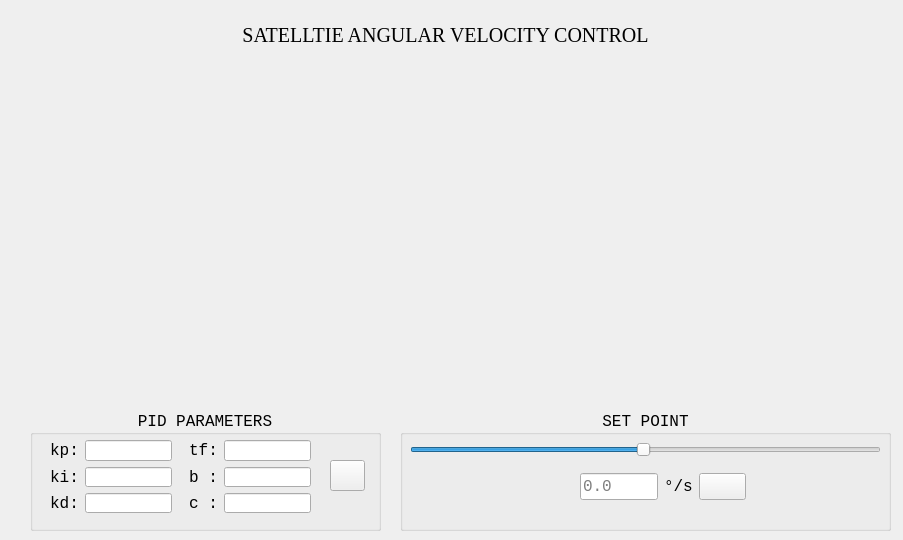
    <widget class="QWidget" name="tab">
     <attribute name="title">
      <string>Satellite Rate</string>
     </attribute>
     <widget class="QCustomPlot" name="widget_plot_sat_rate" native="true">
      <property name="geometry">
       <rect>
        <x>30</x>
        <y>70</y>
        <width>861</width>
        <height>311</height>
       </rect>
      </property>
     </widget>
     <widget class="QGroupBox" name="groupBox_18">
      <property name="geometry">
       <rect>
        <x>400</x>
        <y>410</y>
        <width>491</width>
        <height>121</height>
       </rect>
      </property>
      <property name="font">
       <font>
        <family>Courier New</family>
        <pointsize>12</pointsize>
        <bold>false</bold>
       </font>
      </property>
      <property name="title">
       <string>SET POINT</string>
      </property>
      <property name="alignment">
       <set>Qt::AlignmentFlag::AlignCenter</set>
      </property>
      <widget class="QSlider" name="hslider_satrate">
       <property name="geometry">
        <rect>
         <x>10</x>
         <y>30</y>
         <width>471</width>
         <height>20</height>
        </rect>
       </property>
       <property name="sliderPosition">
        <number>49</number>
       </property>
       <property name="orientation">
        <enum>Qt::Orientation::Horizontal</enum>
       </property>
      </widget>
      <widget class="QWidget" name="layoutWidget_18">
       <property name="geometry">
        <rect>
         <x>180</x>
         <y>60</y>
         <width>166</width>
         <height>33</height>
        </rect>
       </property>
       <layout class="QHBoxLayout" name="horizontalLayout_46">
        <item>
         <layout class="QHBoxLayout" name="horizontalLayout_47">
          <item>
           <widget class="QLineEdit" name="lineEdit_satrate">
            <property name="placeholderText">
             <string>0.0</string>
            </property>
           </widget>
          </item>
          <item>
           <widget class="QLabel" name="label_90">
            <property name="font">
             <font>
              <family>Courier New</family>
              <pointsize>12</pointsize>
              <bold>false</bold>
             </font>
            </property>
            <property name="text">
             <string>°/s</string>
            </property>
           </widget>
          </item>
         </layout>
        </item>
        <item>
         <widget class="QPushButton" name="push_power_11">
          <property name="cursor">
           <cursorShape>PointingHandCursor</cursorShape>
          </property>
          <property name="text">
           <string/>
          </property>
          <property name="icon">
           <iconset resource="resources.qrc">
            <normaloff>:/icons/assets/send.png</normaloff>:/icons/assets/send.png</iconset>
          </property>
          <property name="iconSize">
           <size>
            <width>25</width>
            <height>25</height>
           </size>
          </property>
         </widget>
        </item>
       </layout>
      </widget>
     </widget>
     <widget class="QGroupBox" name="groupBox_19">
      <property name="geometry">
       <rect>
        <x>30</x>
        <y>410</y>
        <width>351</width>
        <height>121</height>
       </rect>
      </property>
      <property name="font">
       <font>
        <family>Courier New</family>
        <pointsize>12</pointsize>
        <bold>false</bold>
       </font>
      </property>
      <property name="title">
       <string>PID PARAMETERS</string>
      </property>
      <property name="alignment">
       <set>Qt::AlignmentFlag::AlignCenter</set>
      </property>
      <widget class="QPushButton" name="push_power_12">
       <property name="geometry">
        <rect>
         <x>300</x>
         <y>50</y>
         <width>35</width>
         <height>31</height>
        </rect>
       </property>
       <property name="cursor">
        <cursorShape>PointingHandCursor</cursorShape>
       </property>
       <property name="text">
        <string/>
       </property>
       <property name="icon">
        <iconset resource="resources.qrc">
         <normaloff>:/icons/assets/send.png</normaloff>:/icons/assets/send.png</iconset>
       </property>
       <property name="iconSize">
        <size>
         <width>25</width>
         <height>25</height>
        </size>
       </property>
      </widget>
      <widget class="QWidget" name="layoutWidget_19">
       <property name="geometry">
        <rect>
         <x>20</x>
         <y>30</y>
         <width>261</width>
         <height>73</height>
        </rect>
       </property>
       <layout class="QGridLayout" name="gridLayout_6">
        <item row="0" column="0">
         <layout class="QHBoxLayout" name="horizontalLayout_48">
          <item>
           <widget class="QLabel" name="label_91">
            <property name="font">
             <font>
              <family>Courier New</family>
              <pointsize>12</pointsize>
              <bold>false</bold>
             </font>
            </property>
            <property name="text">
             <string>kp:</string>
            </property>
            <property name="alignment">
             <set>Qt::AlignmentFlag::AlignCenter</set>
            </property>
           </widget>
          </item>
          <item>
           <widget class="QLineEdit" name="lineEdit_37"/>
          </item>
         </layout>
        </item>
        <item row="0" column="1">
         <spacer name="horizontalSpacer_19">
          <property name="orientation">
           <enum>Qt::Orientation::Horizontal</enum>
          </property>
          <property name="sizeHint" stdset="0">
           <size>
            <width>100</width>
            <height>18</height>
           </size>
          </property>
         </spacer>
        </item>
        <item row="0" column="2">
         <layout class="QHBoxLayout" name="horizontalLayout_49">
          <item>
           <widget class="QLabel" name="label_92">
            <property name="font">
             <font>
              <family>Courier New</family>
              <pointsize>12</pointsize>
              <bold>false</bold>
             </font>
            </property>
            <property name="text">
             <string>tf:</string>
            </property>
            <property name="alignment">
             <set>Qt::AlignmentFlag::AlignCenter</set>
            </property>
           </widget>
          </item>
          <item>
           <widget class="QLineEdit" name="lineEdit_38"/>
          </item>
         </layout>
        </item>
        <item row="1" column="0">
         <layout class="QHBoxLayout" name="horizontalLayout_50">
          <item>
           <widget class="QLabel" name="label_93">
            <property name="font">
             <font>
              <family>Courier New</family>
              <pointsize>12</pointsize>
              <bold>false</bold>
             </font>
            </property>
            <property name="text">
             <string>ki:</string>
            </property>
            <property name="alignment">
             <set>Qt::AlignmentFlag::AlignCenter</set>
            </property>
           </widget>
          </item>
          <item>
           <widget class="QLineEdit" name="lineEdit_39"/>
          </item>
         </layout>
        </item>
        <item row="1" column="1">
         <spacer name="horizontalSpacer_20">
          <property name="orientation">
           <enum>Qt::Orientation::Horizontal</enum>
          </property>
          <property name="sizeHint" stdset="0">
           <size>
            <width>100</width>
            <height>18</height>
           </size>
          </property>
         </spacer>
        </item>
        <item row="1" column="2">
         <layout class="QHBoxLayout" name="horizontalLayout_51">
          <item>
           <widget class="QLabel" name="label_94">
            <property name="font">
             <font>
              <family>Courier New</family>
              <pointsize>12</pointsize>
              <bold>false</bold>
             </font>
            </property>
            <property name="text">
             <string>b :</string>
            </property>
            <property name="alignment">
             <set>Qt::AlignmentFlag::AlignCenter</set>
            </property>
           </widget>
          </item>
          <item>
           <widget class="QLineEdit" name="lineEdit_40"/>
          </item>
         </layout>
        </item>
        <item row="2" column="0">
         <layout class="QHBoxLayout" name="horizontalLayout_52">
          <item>
           <widget class="QLabel" name="label_95">
            <property name="font">
             <font>
              <family>Courier New</family>
              <pointsize>12</pointsize>
              <bold>false</bold>
             </font>
            </property>
            <property name="text">
             <string>kd:</string>
            </property>
            <property name="alignment">
             <set>Qt::AlignmentFlag::AlignCenter</set>
            </property>
           </widget>
          </item>
          <item>
           <widget class="QLineEdit" name="lineEdit_41"/>
          </item>
         </layout>
        </item>
        <item row="2" column="1">
         <spacer name="horizontalSpacer_21">
          <property name="orientation">
           <enum>Qt::Orientation::Horizontal</enum>
          </property>
          <property name="sizeHint" stdset="0">
           <size>
            <width>100</width>
            <height>18</height>
           </size>
          </property>
         </spacer>
        </item>
        <item row="2" column="2">
         <layout class="QHBoxLayout" name="horizontalLayout_53">
          <item>
           <widget class="QLabel" name="label_96">
            <property name="font">
             <font>
              <family>Courier New</family>
              <pointsize>12</pointsize>
              <bold>false</bold>
             </font>
            </property>
            <property name="text">
             <string>c :</string>
            </property>
            <property name="alignment">
             <set>Qt::AlignmentFlag::AlignCenter</set>
            </property>
           </widget>
          </item>
          <item>
           <widget class="QLineEdit" name="lineEdit_42"/>
          </item>
         </layout>
        </item>
       </layout>
      </widget>
     </widget>
     <widget class="QWidget" name="layoutWidget_23">
      <property name="geometry">
       <rect>
        <x>760</x>
        <y>20</y>
        <width>134</width>
        <height>32</height>
       </rect>
      </property>
      <layout class="QHBoxLayout" name="horizontalLayout_57">
       <item>
        <widget class="QLabel" name="label_batt_5">
         <property name="minimumSize">
          <size>
           <width>30</width>
           <height>30</height>
          </size>
         </property>
         <property name="maximumSize">
          <size>
           <width>30</width>
           <height>30</height>
          </size>
         </property>
         <property name="text">
          <string/>
         </property>
         <property name="pixmap">
          <pixmap resource="resources.qrc">:/icons/assets/batt_what.png</pixmap>
         </property>
         <property name="scaledContents">
          <bool>true</bool>
         </property>
         <property name="alignment">
          <set>Qt::AlignmentFlag::AlignCenter</set>
         </property>
        </widget>
       </item>
       <item>
        <widget class="QLabel" name="label_satcon_5">
         <property name="minimumSize">
          <size>
           <width>30</width>
           <height>30</height>
          </size>
         </property>
         <property name="maximumSize">
          <size>
           <width>30</width>
           <height>30</height>
          </size>
         </property>
         <property name="text">
          <string/>
         </property>
         <property name="pixmap">
          <pixmap resource="resources.qrc">:/icons/assets/sat_off.png</pixmap>
         </property>
         <property name="scaledContents">
          <bool>true</bool>
         </property>
         <property name="alignment">
          <set>Qt::AlignmentFlag::AlignCenter</set>
         </property>
        </widget>
       </item>
       <item>
        <widget class="QLabel" name="label_bt_5">
         <property name="minimumSize">
          <size>
           <width>30</width>
           <height>30</height>
          </size>
         </property>
         <property name="maximumSize">
          <size>
           <width>30</width>
           <height>30</height>
          </size>
         </property>
         <property name="text">
          <string/>
         </property>
         <property name="pixmap">
          <pixmap resource="resources.qrc">:/icons/assets/bt_dis.png</pixmap>
         </property>
         <property name="scaledContents">
          <bool>true</bool>
         </property>
         <property name="alignment">
          <set>Qt::AlignmentFlag::AlignCenter</set>
         </property>
        </widget>
       </item>
       <item>
        <widget class="QLabel" name="label_err_5">
         <property name="minimumSize">
          <size>
           <width>30</width>
           <height>30</height>
          </size>
         </property>
         <property name="maximumSize">
          <size>
           <width>30</width>
           <height>30</height>
          </size>
         </property>
         <property name="text">
          <string/>
         </property>
         <property name="pixmap">
          <pixmap resource="resources.qrc">:/icons/assets/error_no.png</pixmap>
         </property>
         <property name="scaledContents">
          <bool>true</bool>
         </property>
         <property name="alignment">
          <set>Qt::AlignmentFlag::AlignCenter</set>
         </property>
        </widget>
       </item>
      </layout>
     </widget>
     <widget class="QLabel" name="label_30">
      <property name="geometry">
       <rect>
        <x>10</x>
        <y>20</y>
        <width>871</width>
        <height>31</height>
       </rect>
      </property>
      <property name="font">
       <font>
        <family>Georgia</family>
        <pointsize>15</pointsize>
        <bold>false</bold>
       </font>
      </property>
      <property name="text">
       <string>SATELLTIE ANGULAR VELOCITY CONTROL</string>
      </property>
      <property name="scaledContents">
       <bool>false</bool>
      </property>
      <property name="alignment">
       <set>Qt::AlignmentFlag::AlignCenter</set>
      </property>
     </widget>
    </widget>
